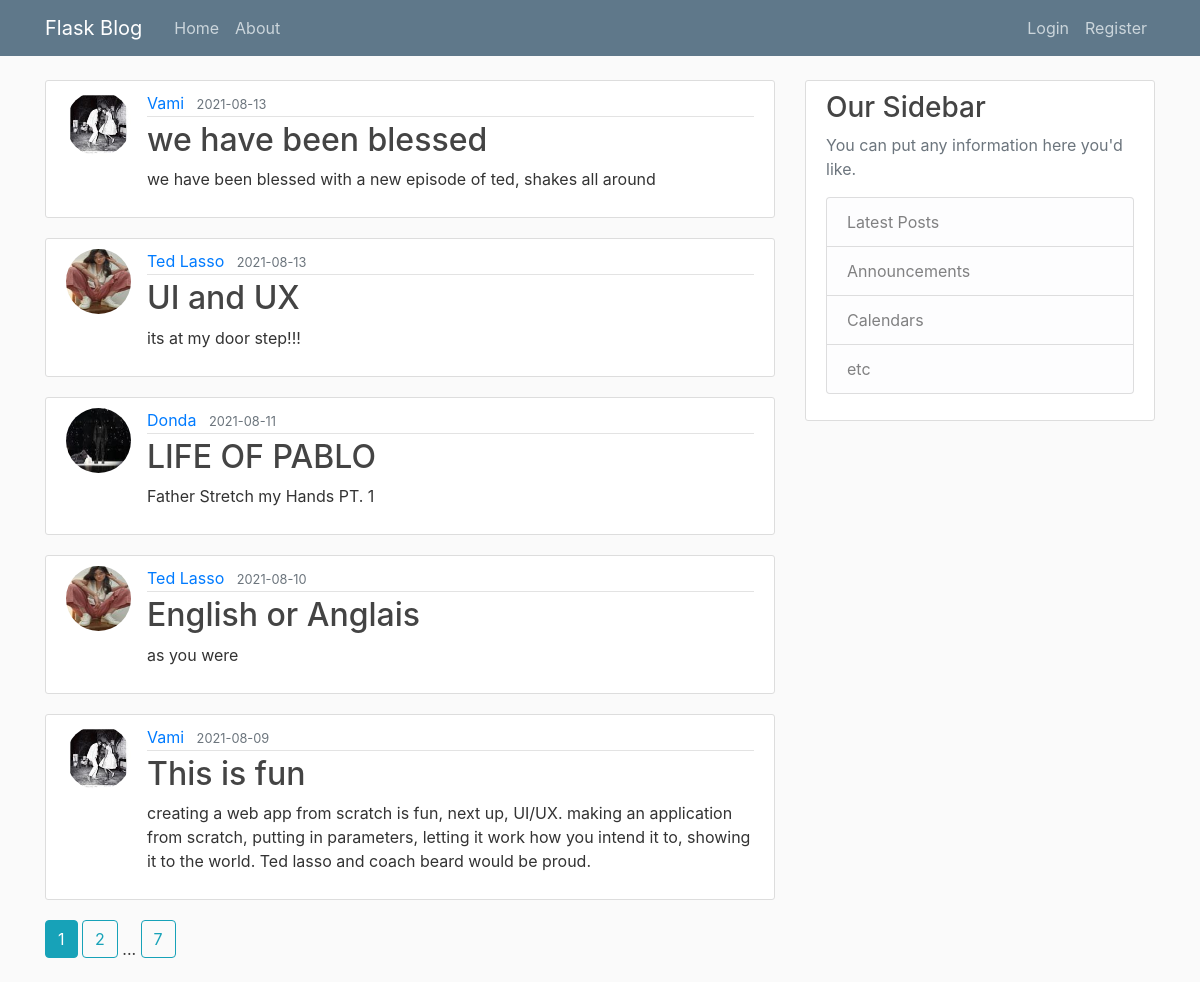
The page /home on the database its author committed.
### flaskblog/models.py (models this page shows, shortened)
class Post(db.Model):
    id = db.Column(db.Integer, primary_key=True)
    title = db.Column(db.String(100), nullable=False)
    date_posted = db.Column(db.DateTime, nullable=False, default=datetime.utcnow)
    content = db.Column(db.Text, nullable=False)
    user_id = db.Column(db.Integer, db.ForeignKey('user.id'), nullable=False)

class User(db.Model, UserMixin):
    id = db.Column(db.Integer, primary_key=True)
    username = db.Column(db.String(20), unique=True, nullable=False)
    email = db.Column(db.String(120), unique=True, nullable=False)
    image_file = db.Column(db.String(20), nullable=False, default='default.jpg')
    password = db.Column(db.String(60), nullable=False)
    posts = db.relationship('Post', backref='author', lazy=True)

### flaskblog/main/routes.py (the view)
@main.route("/")
@main.route("/home")
def home():
    page = request.args.get('page', 1, type=int)
    posts = Post.query.order_by(Post.date_posted.desc()).paginate(page=page, per_page=5)
    return render_template('home.html', posts=posts)

### flaskblog/templates/home.html
{% extends "layout.html" %}
{% block content %}
    {% for post in posts.items %}
        <article class="media content-section">
          <img class="rounded-circle article-img" src="{{ url_for('static', filename='profile_pics/' + post.author.image_file) }}">
          <div class="media-body">
            <div class="article-metadata">
              <a class="mr-2" href="{{ url_for('users.user_posts', username=post.author.username) }}">{{ post.author.username }}</a>
              <small class="text-muted">{{ post.date_posted.strftime('%Y-%m-%d') }}</small>
            </div>
            <h2><a class="article-title" href="{{ url_for('posts.post', post_id=post.id) }}">{{ post.title }}</a></h2>
            <p class="article-content">{{ post.content }}</p>
          </div>
        </article>
    {% endfor %}
    {% for page_num in posts.iter_pages(left_edge=1, right_edge=1, left_current=1, right_current=2) %}
      {% if page_num %}
        {% if posts.page == page_num %}
          <a class="btn btn-info mb-4" href="{{ url_for('main.home', page=page_num) }}">{{ page_num }}</a>
        {% else %}
          <a class="btn btn-outline-info mb-4" href="{{ url_for('main.home', page=page_num) }}">{{ page_num }}</a>
        {% endif %}
      {% else %}
        ...
      {% endif %}
    {% endfor %}
{% endblock content %}

### flaskblog/templates/layout.html (shortened to what this page needs)
<!DOCTYPE html>
<html>
<head>
    <link rel="stylesheet" href="https://maxcdn.bootstrapcdn.com/bootstrap/4.0.0/css/bootstrap.min.css">
    <link rel="stylesheet" type="text/css" href="{{ url_for('static', filename='main.css') }}">
</head>
<body>
    <header class="site-header">
      <nav class="navbar navbar-expand-md navbar-dark bg-steel fixed-top">
        <div class="container">
          <a class="navbar-brand mr-4" href="/">Flask Blog</a>
          <div class="collapse navbar-collapse" id="navbarToggle">
            <div class="navbar-nav mr-auto">
              <a class="nav-item nav-link" href="{{ url_for('main.home') }}">Home</a>
              <a class="nav-item nav-link" href="{{ url_for('main.about') }}">About</a>
            </div>
            <div class="navbar-nav">
              {% if current_user.is_authenticated %}
                <a class="nav-item nav-link" href="{{ url_for('posts.new_post') }}">New Post</a>
                <a class="nav-item nav-link" href="{{ url_for('users.account') }}">Account</a>
                <a class="nav-item nav-link" href="{{ url_for('users.logout') }}">Logout</a>
              {% else %}
                <a class="nav-item nav-link" href="{{ url_for('users.login') }}">Login</a>
                <a class="nav-item nav-link" href="{{ url_for('users.register') }}">Register</a>
              {% endif %}
            </div>
          </div>
        </div>
      </nav>
    </header>
    <main role="main" class="container">
      <div class="row">
        <div class="col-md-8">
          {% block content %}{% endblock %}
        </div>
        <div class="col-md-4">
          <div class="content-section">
            <h3>Our Sidebar</h3>
            <p class='text-muted'>You can put any information here you'd like.
              <ul class="list-group">
                <li class="list-group-item list-group-item-light">Latest Posts</li>
                <li class="list-group-item list-group-item-light">Announcements</li>
                <li class="list-group-item list-group-item-light">Calendars</li>
                <li class="list-group-item list-group-item-light">etc</li>
              </ul>
            </p>
          </div>
        </div>
      </div>
    </main>
</body>
</html>

### flaskblog/static/main.css (style rules this page uses)
body { background: #fafafa; color: #333333; margin-top: 5rem; }
h1, h2, h3, h4, h5, h6 { color: #444444; }
.bg-steel { background-color: #5f788a; }
.site-header .navbar-nav .nav-link { color: #cbd5db; }
.content-section { background: #ffffff; padding: 10px 20px; border: 1px solid #dddddd; border-radius: 3px; margin-bottom: 20px; }
.article-title { color: #444444; }
.article-content { white-space: pre-line; }
.article-img { height: 65px; width: 65px; margin-right: 16px; }
.article-metadata { padding-bottom: 1px; margin-bottom: 4px; border-bottom: 1px solid #e3e3e3 }

### rows shown on the page
Post: image_file (picture), author.username "Vami", date_posted "2021-08-13", title "we have been blessed", content "we have been blessed with a new episode of ted, shakes all around"
Post: image_file (picture), author.username "Ted Lasso", date_posted "2021-08-13", title "UI and UX", content "its at my door step!!!"
Post: image_file (picture), author.username "Donda", date_posted "2021-08-11", title "LIFE OF PABLO", content "Father Stretch my Hands PT. 1"
Post: image_file (picture), author.username "Ted Lasso", date_posted "2021-08-10", title "English or Anglais", content "as you were"
Post: image_file (picture), author.username "Vami", date_posted "2021-08-09", title "This is fun", content "creating a web app from scratch is fun, next up, UI/UX. making an application from scratch, putting in parameters, letting it work how you intend it to, showing it to the world. Ted lasso and coach beard would be proud."

### other values the page prints
{{ page_num }} "1"
{{ page_num }} "2" "7"
